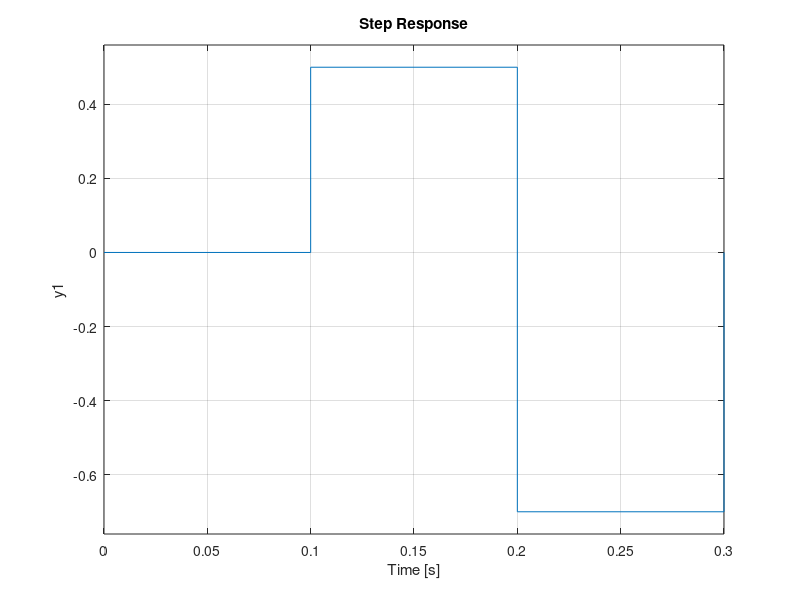
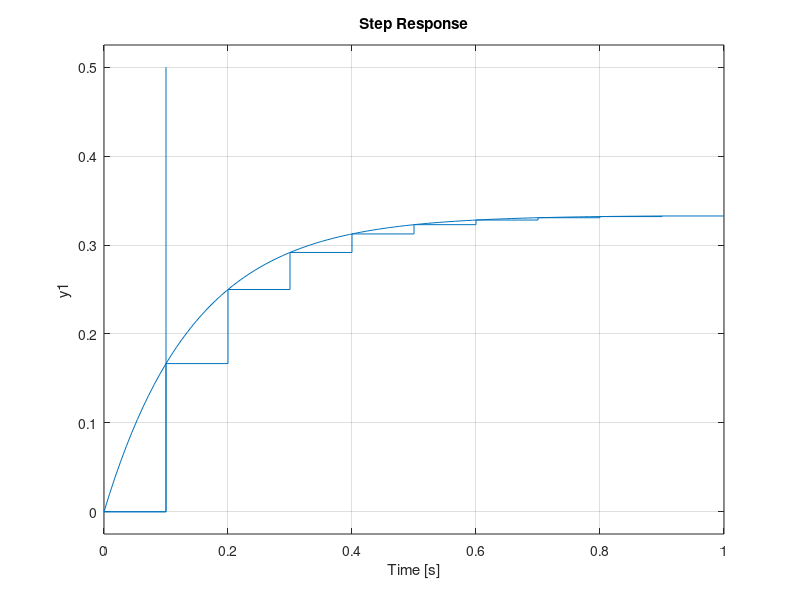

Reproduce these figures in MATLAB, in order.
% Illustrates that frequency and discrete space (Laplace and Z) are
% fundementally different

% There are discrete systems that do not have a direct equivilant in
% continous space (as indicated by the 2nd example)

% You cannot directly convert s to z as they have different domains

% Best to think of converting between laplace and z space as a mapping to
% match progressions over time

% When designing we may model a system by simlply receiving discrete sensor
% readings and using a discrete time model to approximate it

% How can discrete models be derived from first principles??




numerator = [.5 -1.2 .7];
denominator = [1 0 0 0];
ts = 0.1;
sysd = tf(numerator,denominator,ts) 
%sysc = d2c(sysd) %- Doesnt like it, as there are poles near the origin
step(sysd)
figure
%hold on
%step(sysc)


numerator2 = [.5];
denominator2 = [1 .5];
ts = 0.1;
sysd2 = tf(numerator2,denominator2,ts) 
sysc2 = d2c(sysd2) % - Must increase order
sysd2_1 = c2d(sysc2, ts) % -
step(sysd2)
hold on
step(sysc2)
hold on
step(sysd2_1)
